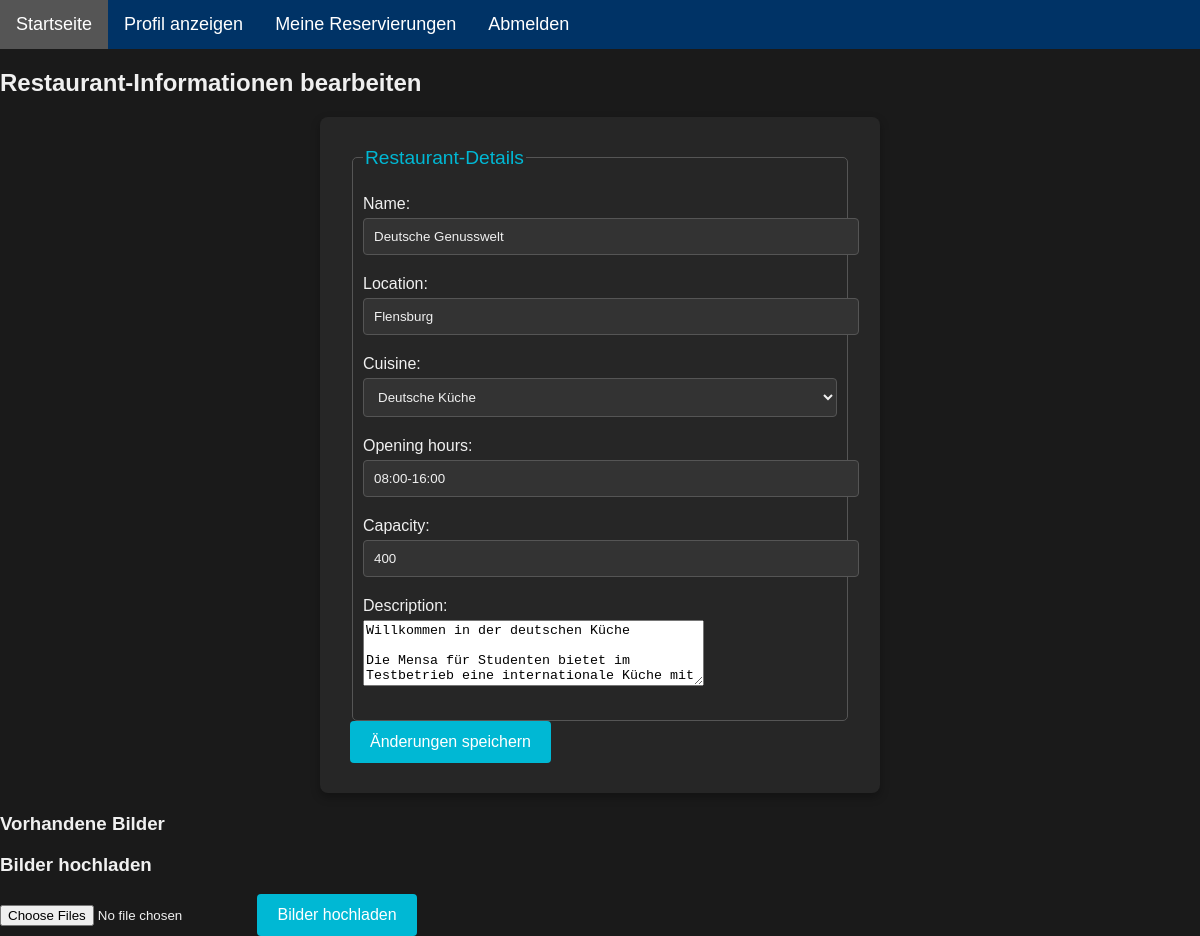
The app's page /restaurant/restaurant/1/change_restaurant/ (signed in), older data.
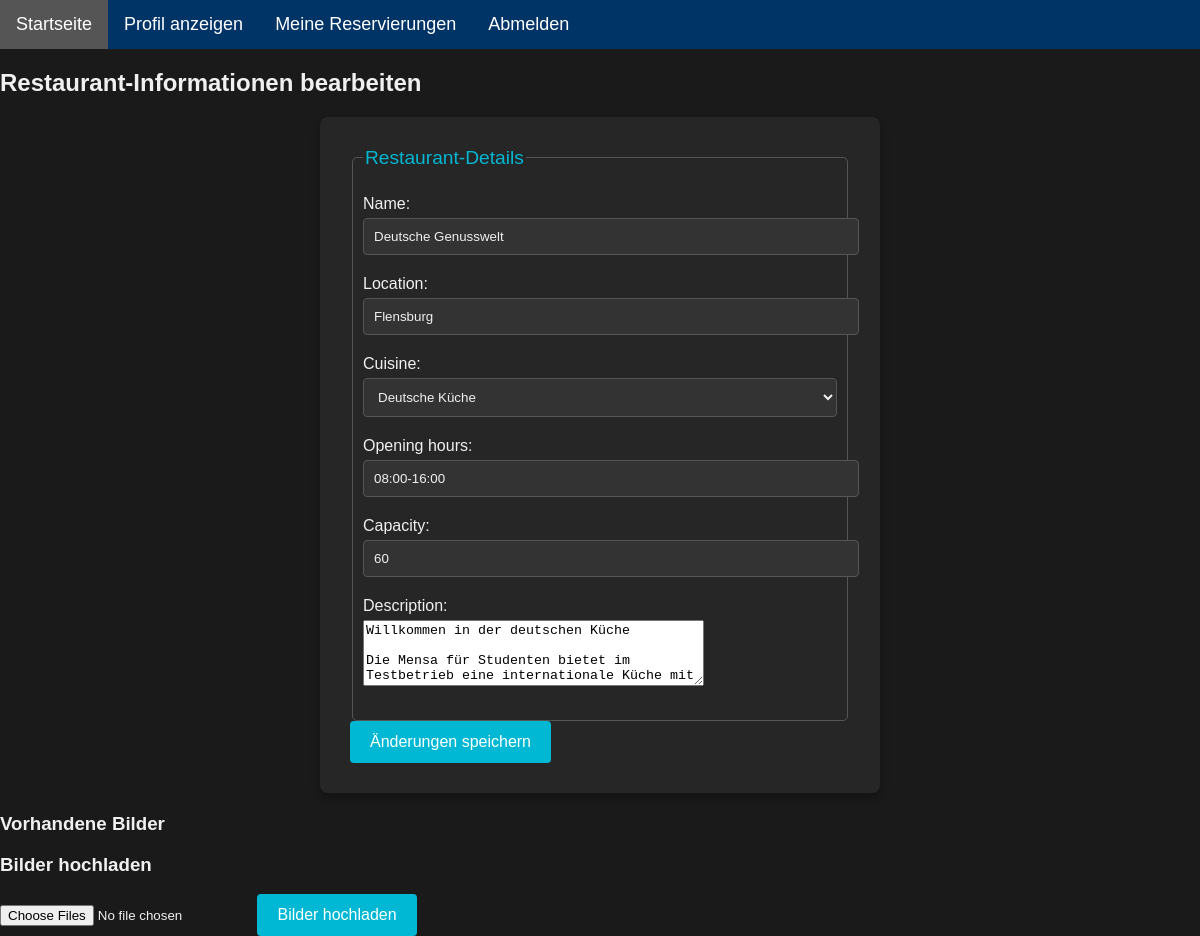
The same page, newer data.
### restaurant/models.py (models this page shows, shortened)
class Restaurant(models.Model):
    owner = models.ForeignKey(UserProfile, on_delete=models.CASCADE, related_name='owned_restaurants')
    name = models.CharField(max_length=100)
    location = models.CharField(max_length=100)
    cuisine = models.CharField(max_length=50, choices=Choices.PREFERENCE_CHOICES)
    description = models.TextField(blank=True)
    opening_hours = models.CharField(max_length=100)
    contact_info = models.CharField(max_length=100)
    capacity = models.IntegerField(default=0)

### restaurant/views.py (the view)
# urls.py: path('restaurant/<int:restaurant_id>/change_restaurant/', views.change_restaurant, name='change_restaurant'),
@login_required
def change_restaurant(request, restaurant_id):
    restaurant = get_object_or_404(Restaurant, id=restaurant_id, owner__user=request.user)
    ImageFormSet = modelformset_factory(RestaurantImage, form=RestaurantImageForm, extra=3)
    if request.method == 'POST':
        form = RestaurantForm(request.POST, instance=restaurant)
        if form.is_valid():
            form.save()
            return redirect('restaurant_list')
    else:
        form = RestaurantForm(instance=restaurant)
        formset = ImageFormSet(queryset=RestaurantImage.objects.filter(restaurant=restaurant))
    return render(request, 'restaurant/change_restaurant.html', {'form': form, 'formset': formset, 'restaurant' : restaurant})

### restaurant/forms.py
class RestaurantForm(forms.ModelForm):
    class Meta:
        model = Restaurant
        fields = ['name', 'location', 'cuisine', 'opening_hours', 'capacity', 'description']
        widgets = {
            'description': forms.Textarea(attrs={'rows': 4}),
        }

### restaurant/templates/restaurant/change_restaurant.html (shortened to what this page needs)
{% extends 'restaurant/base.html' %}
{%load static%}
{% block content %}
  <h2>Restaurant-Informationen bearbeiten</h2>
  <form method="post" enctype="multipart/form-data" id="restaurantForm" class="form">
    <fieldset>
      <legend>Restaurant-Details</legend>
      {{ form.as_p }}
    </fieldset>
    <button type="submit" class="save-btn">Änderungen speichern</button>
  </form>
  <h3>Vorhandene Bilder</h3>
  <h3>Bilder hochladen</h3>
  <input type="file" name="images" id="images" multiple>
  <button type="button" onclick="uploadImages()">Bilder hochladen</button>
{% endblock %}

Row changes from the older to the newer data that the page shows:
changed Restaurant "Deutsche Genusswelt": capacity "400" → "60"
